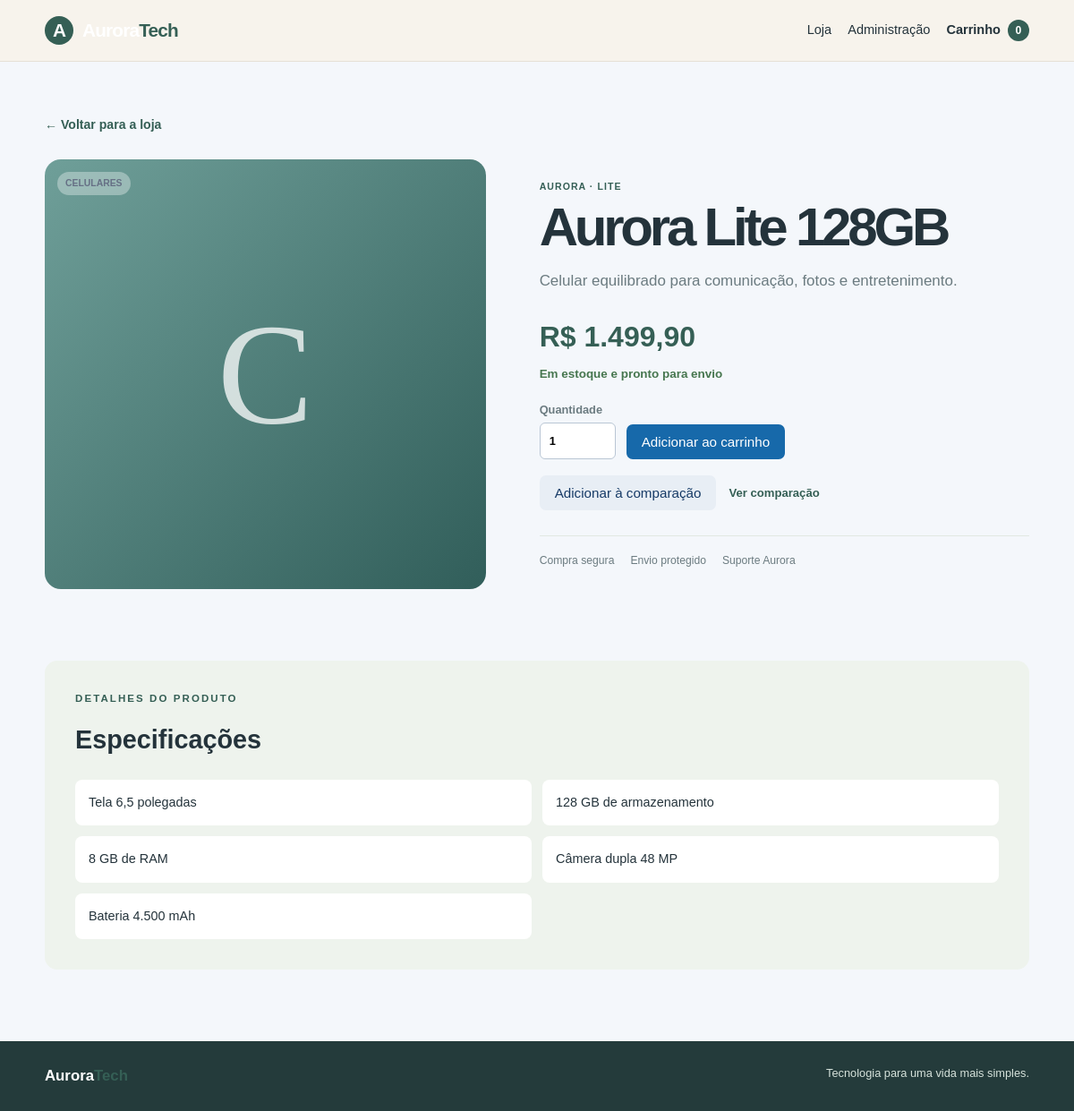
Screenshot of /produto.php?id=2 with the database file from the repository.
### tables this page shows
CREATE TABLE IF NOT EXISTS produtos (
    id INT UNSIGNED AUTO_INCREMENT PRIMARY KEY,
    nome VARCHAR(120) NOT NULL,
    marca VARCHAR(80) NOT NULL DEFAULT 'Aurora',
    modelo VARCHAR(120) NOT NULL DEFAULT '',
    descricao VARCHAR(2000) NOT NULL,
    especificacoes TEXT NULL,
    categoria ENUM('Celulares', 'Notebooks', 'Tablets', 'Acessórios', 'Áudio', 'Casa inteligente') NOT NULL,
    preco DECIMAL(10,2) UNSIGNED NOT NULL,
    estoque INT UNSIGNED NOT NULL DEFAULT 0,
    ano SMALLINT UNSIGNED NOT NULL,
    status ENUM('Ativo', 'Inativo') NOT NULL DEFAULT 'Ativo',
    criado_em TIMESTAMP NOT NULL DEFAULT CURRENT_TIMESTAMP,
    atualizado_em TIMESTAMP NOT NULL DEFAULT CURRENT_TIMESTAMP ON UPDATE CURRENT_TIMESTAMP,
    INDEX idx_produtos_status (status),
    INDEX idx_produtos_categoria (categoria),
    INDEX idx_produtos_estoque (estoque)
);

### funcoes.php (called while the page is built, shortened)
<?php
function e(?string $valor): string
{
    return htmlspecialchars($valor ?? '', ENT_QUOTES | ENT_SUBSTITUTE, 'UTF-8');
}
function classeCategoria(string $categoria): string
{
    $mapa = [
        'Celulares' => 'celulares',
        'Notebooks' => 'notebooks',
        'Tablets' => 'tablets',
        'Acessórios' => 'acessorios',
        'Áudio' => 'audio',
        'Casa inteligente' => 'casa-inteligente',
    ];
    return $mapa[$categoria] ?? 'geral';
}
function obterCarrinho(): array
{
    return is_array($_SESSION['carrinho'] ?? null) ? $_SESSION['carrinho'] : [];
}
function quantidadeCarrinho(): int
{
    return array_sum(array_map('intval', obterCarrinho()));
}
function formatarPreco(float|string $preco): string
{
    return 'R$ ' . number_format((float)$preco, 2, ',', '.');
}
function inicialCategoria(string $categoria): string
{
    return mb_strtoupper(mb_substr($categoria, 0, 1));
}

### produto.php (the view, shortened to what this page needs)
<?php
require_once __DIR__ . '/conexao.php';
require_once __DIR__ . '/funcoes.php';
$id = filter_input(INPUT_GET, 'id', FILTER_VALIDATE_INT);
$stmt = $pdo->prepare('SELECT * FROM produtos WHERE id = :id AND status = :status');
$stmt->execute(['id' => $id, 'status' => 'Ativo']);
$produto = $stmt->fetch();
$especificacoes = array_filter(array_map('trim', explode('|', (string)($produto['especificacoes'] ?? ''))));
$qtdCarrinho = quantidadeCarrinho();
?>
<!DOCTYPE html><html lang="pt-BR"><head><link rel="stylesheet" href="CSS/estilo.css"></head><body>
<header class="topo topo-loja"><div class="container topo-conteudo"><a class="marca" href="index.php"><span class="marca-icone">A</span><span>Aurora<span class="marca-destaque">Tech</span></span></a><nav class="nav-loja"><a href="index.php">Loja</a><a href="listar.php">Administração</a><a class="carrinho-link" href="carrinho.php">Carrinho <span><?= $qtdCarrinho ?></span></a></nav></div></header>
<main class="container pagina-interna"><a class="voltar-link" href="index.php">← Voltar para a loja</a><div class="produto-detalhe-layout"><div class="produto-imagem produto-imagem-grande categoria-<?= e(classeCategoria((string)$produto['categoria'])) ?>"><span><?= e(inicialCategoria((string)$produto['categoria'])) ?></span><small><?= e($produto['categoria']) ?></small></div><section class="produto-detalhe"><p class="produto-categoria"><?= e($produto['marca']) ?> · <?= e($produto['modelo']) ?></p><h1><?= e($produto['nome']) ?></h1><p class="produto-detalhe-descricao"><?= e($produto['descricao']) ?></p><div class="produto-preco-detalhe"><?= formatarPreco($produto['preco']) ?></div><p class="estoque-info <?= (int)$produto['estoque'] <= 5 ? 'estoque-baixo' : '' ?>"><?= (int)$produto['estoque'] > 0 ? ((int)$produto['estoque'] <= 5 ? 'Últimas unidades disponíveis' : 'Em estoque e pronto para envio') : 'Produto esgotado' ?></p><?php if ((int)$produto['estoque'] > 0): ?><form action="carrinho.php" method="post" class="comprar-detalhe"><input type="hidden" name="csrf_token" value="<?= e(tokenCsrf()) ?>"><input type="hidden" name="acao" value="adicionar"><input type="hidden" name="id" value="<?= (int)$produto['id'] ?>"><label>Quantidade<input type="number" name="quantidade" min="1" max="<?= (int)$produto['estoque'] ?>" value="1"></label><button class="botao" type="submit">Adicionar ao carrinho</button></form><?php endif; ?><form action="comparar.php" method="post" class="comparar-form"><input type="hidden" name="csrf_token" value="<?= e(tokenCsrf()) ?>"><input type="hidden" name="id" value="<?= (int)$produto['id'] ?>"><button class="botao secundario" type="submit">Adicionar à comparação</button><a class="comparar-link" href="comparar.php">Ver comparação</a></form><div class="produto-beneficios"><span>Compra segura</span><span>Envio protegido</span><span>Suporte Aurora</span></div></section></div><section class="especificacoes"><p class="eyebrow">DETALHES DO PRODUTO</p><h2>Especificações</h2><?php if ($especificacoes): ?><div class="especificacoes-grid"><?php foreach ($especificacoes as $especificacao): ?><div><?= e($especificacao) ?></div><?php endforeach; ?></div><?php else: ?><p>Especificações em atualização.</p><?php endif; ?></section></main><footer class="rodape"><div class="container"><strong>Aurora<span class="marca-destaque">Tech</span></strong><span>Tecnologia para uma vida mais simples.</span></div></footer></body></html>

### rows the page displays
produtos: categoria "C", categoria "CELULARES", marca "AURORA", modelo "LITE", nome "Aurora Lite 128GB", descricao "Celular equilibrado para comunicação, fotos e entretenimento.", preco "R$ 1.499,90", especificacoes "Tela 6,5 polegadas", especificacoes "128 GB de armazenamento", especificacoes "8 GB de RAM", especificacoes "Câmera dupla 48 MP", especificacoes "Bateria 4.500 mAh"

### other values shown
$qtdCarrinho "0"
